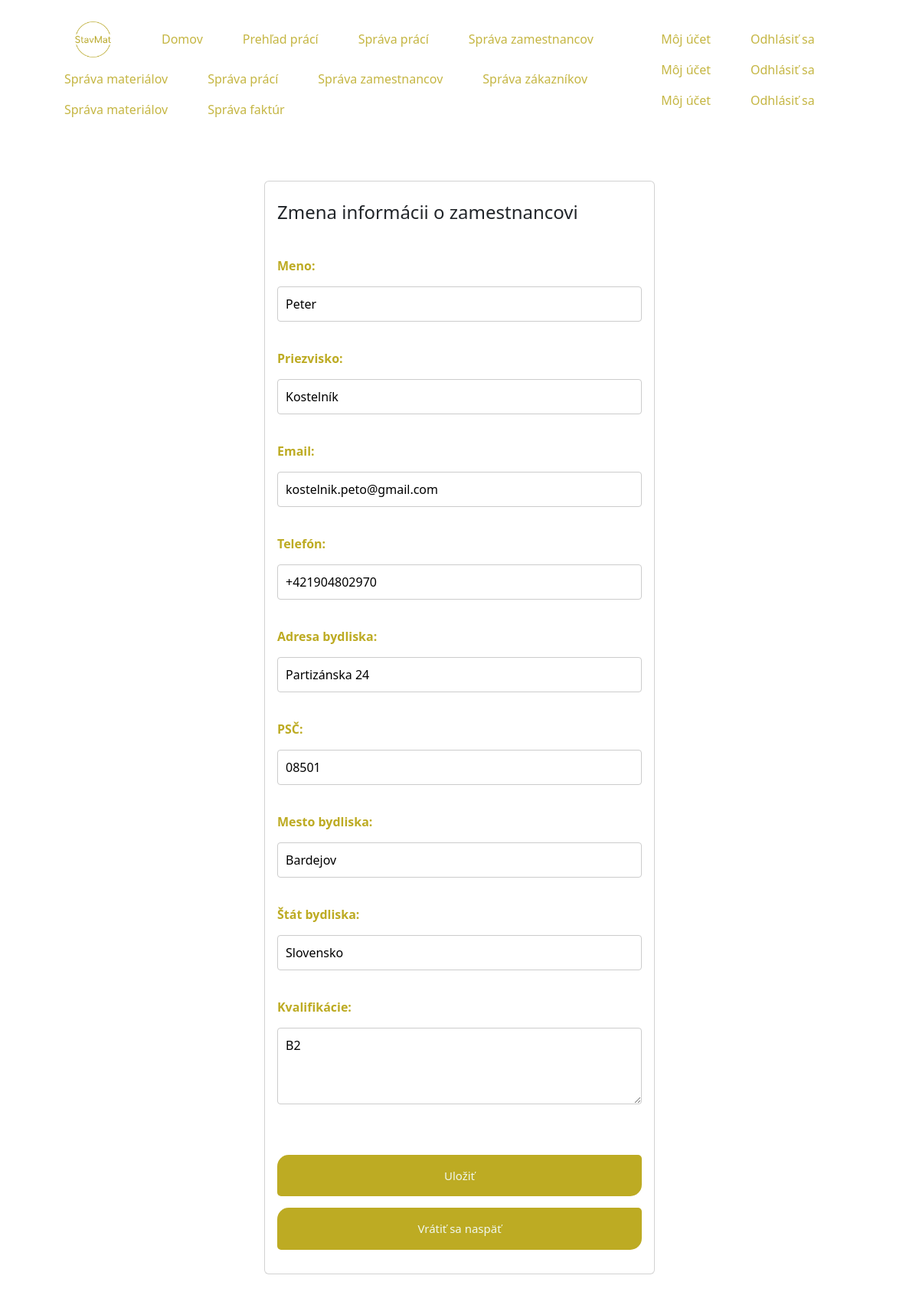
Page /employee/details/info/edit/2/ (signed in) on the committed database.
### stavMat/models.py (models this page shows, shortened)
class Zamestnanec(models.Model):
    meno = models.CharField(max_length=50)
    priezvisko = models.CharField(max_length=50)
    email = models.CharField(max_length=50)
    telefon = models.CharField(max_length=20, verbose_name='Telefón', unique=True, error_messages={'unique': 'Tento telefón už existuje.'})
    adresa_bydliska = models.CharField(max_length=30)
    psc = models.CharField(max_length=10, verbose_name='PSČ')
    mesto_bydliska = models.CharField(max_length=20)
    stat_bydliska = models.CharField(max_length=30, verbose_name='Štát bydliska')
    datum_nastupu = models.DateField(verbose_name='Dátum nástupu')
    kvalifikacie = models.TextField(null=True, blank=True, verbose_name='Kvalifikácie')
    VEDUCI = 'V'
    HLAVNY_ZAMESTNANEC = 'H'
    ZAMESTNANEC = 'Z'
    TYPY_OSOB = [
        (VEDUCI, 'Vedúci podniku'),
        (HLAVNY_ZAMESTNANEC, 'Hlavný zamestnanec'),
        (ZAMESTNANEC, 'Zamestnanec'),
    ]
    role = models.CharField(max_length=1, choices=TYPY_OSOB)
    prihlasovacie_meno = models.CharField(max_length=50)
    prihlasovacie_heslo = models.CharField(max_length=16)

### stavMat/views.py (the view)
# urls.py: path('employee/details/info/edit/<int:zamestnanec_id>/', views.employee_edit, name='employee_edit'),
@login_required
def employee_edit(request, zamestnanec_id):
    zamestnanec = Zamestnanec.objects.get(pk=zamestnanec_id)
    if request.method == 'POST':
        zamestnanec_form = ZamestnanecForm(request.POST, instance=zamestnanec)
        if zamestnanec_form.is_valid():
            zamestnanec_form.save()
            messages.success(request, 'Zamestnanec bol úspešne upravený.')
            return redirect('employee_details')
        else:
            messages.error(request, 'Zamestnanec nebol upravený.')
    else:
        zamestnanec_form = ZamestnanecForm(instance=zamestnanec)
    return render(request, 'stavMat/login_employee_details_info_change.html',
                  {'zamestnanec': zamestnanec, 'zamestnanec_form': zamestnanec_form})

### stavMat/forms.py
class ZamestnanecForm(forms.ModelForm):
    class Meta:
        model = Zamestnanec
        fields = '__all__'
        exclude = ['prihlasovacie_meno', 'prihlasovacie_heslo', 'role', 'datum_nastupu']

### stavMat/templates/stavMat/login_employee_details_info_change.html
{% extends "stavMat/base_customer.html" %}
{% load static %}
{% block head %}
    <link href="{% static 'register_customer.css' %}" rel="stylesheet">
    <link href="{% static 'form_base.css' %}" rel="stylesheet">
{% endblock %}
{% block body %}
    <div class="container section">
        <div class="card">
            <div class="card-body">
                <h4 class="card-title">Zmena informácii o zamestnancovi</h4>
                <form action="{% url 'employee_edit' zamestnanec.pk%}" method="post">{% csrf_token %}
                    <div class="row mb-4">
                        {{ zamestnanec_form.as_p }}
                    </div>
                    <button class="btn" type="submit">Uložiť</button>
                </form>
                    <div class="row">
                        <div class="col">
                            <a class="btn" type="submit" href="{% url 'employee_details' %}">Vrátiť sa naspäť</a>
                        </div>
                    </div>
            </div>
        </div>
    </div>
{% endblock %}

### stavMat/templates/stavMat/base_customer.html (shortened to what this page needs)
{% load static %}
<!DOCTYPE html>
<html lang="cz">
<head>
    <link href="https://cdn.jsdelivr.net/npm/bootstrap@5.3.3/dist/css/bootstrap.min.css" rel="stylesheet"
>
    <link href="{% static 'customer_index.css' %}" rel="stylesheet">
    {% block head %}
    {% endblock %}
</head>
<body>
<div class="container-fluid px-5 pb-2 header">
    <div class="left-items">
        <ul class="nav">
            <li class="nav-item">
                <a class="nav-link" href="{% url 'index' %}">
                    <img src="{% static 'resources/Logo.png' %}" width="75" height="46.76">
                </a>
            </li>
            <li class="nav-item">
                <a class="nav-link active" href="{% url 'customer' %}">Domov</a>
            </li>
            {% if user.is_authenticated %}
                {% if user.groups.all %}
                    {% for group in user.groups.all %}
                        {% if group.name == 'Zamestnanec' %}
                            <li class="nav-item">
                                <a class="nav-link" href="{% url 'employee_work' %}">Prehľad prácí</a>
                            </li>
                        {% endif %}
                        {% if group.name == 'Hlavný zamestnanec' %}
                            <li class="nav-item">
                                <a class="nav-link" href="{% url 'employee_work' %}">Správa prácí</a>
                            </li>
                            <li class="nav-item">
                                <a class="nav-link" href="{% url 'employee_details' %}">Správa zamestnancov</a>
                            </li>
                            <li class="nav-item">
                                <a class="nav-link" href="{% url 'employee_materials' %}">Správa materiálov</a>
                            </li>
                        {% endif %}
                        {% if group.name == 'Vedúci podniku' %}
                            <li class="nav-item">
                                <a class="nav-link" href="{% url 'employee_work' %}">Správa prácí</a>
                            </li>
                            <li class="nav-item">
                                <a class="nav-link" href="{% url 'employee_details' %}">Správa zamestnancov</a>
                            </li>
                            <li class="nav-item">
                                <a class="nav-link" href="{% url 'employee_customer' %}">Správa zákazníkov</a>
                            </li>
                            <li class="nav-item">
                                <a class="nav-link" href="{% url 'employee_materials' %}">Správa materiálov</a>
                            </li>
                            <li class="nav-item">
                                <a class="nav-link" href="{% url 'employee_faktura' %}">Správa faktúr</a>
                            </li>
                        {% endif %}
                    {% endfor %}
                {% endif %}
            {% endif %}
        </ul>
    </div>
    <div class="right-items">
        <ul class="nav">
            {% if user.is_authenticated %}
                {% for group in user.groups.all %}
                    {% if group.name == 'Zákazník' %}
                        <li class="nav-item">
                            <a class="nav-link" href="{% url 'user_account' %}">Môj účet</a>
                        </li>
                        <li class="nav-item">
                            <a class="nav-link" href="{% url 'logout_customer' %}">Odhlásiť sa</a>
                        </li>
                    {% else %}
                        <li class="nav-item">
                            <a class="nav-link" href="{% url 'employee_account' %}">Môj účet</a>
                        </li>
                        <li class="nav-item">
                            <a class="nav-link" href="{% url 'logout_employee' %}">Odhlásiť sa</a>
                        </li>
                    {% endif %}
                {% endfor %}
            {% endif %}
        </ul>
    </div>
</div>
{% block body %}
{% endblock %}
</body>
</html>

### stavMat/static/customer_index.css (style rules this page uses)
.header { display: flex; justify-content: space-between; align-items: center; margin: 20px auto; }
.nav { display: flex; align-items: center; padding: 0; margin: 0; }
.nav-item { margin-left: 20px; }
a.nav-link { color: #C5B643; text-decoration: none; }

### stavMat/static/register_customer.css (style rules this page uses)
.section { display: flex; align-items: center; justify-content: center; padding: 45px; max-width: 75vh; }
.card-title { padding: 10px 0 35px 0; }

### stavMat/static/form_base.css (style rules this page uses)
.btn { margin: 0 0 15px 0; padding: 15px; background-color: #BDAB23; color: #F0F7EE; font-size: 15px; width: 100%; border-radius: 15px 5px 15px 5px; }
input[type="text"], input[type="password"], input[type="number"], input[type="date"] { width: 100%; padding: 10px; margin: 5px 0 20px 0; border: 1px solid #ccc; border-radius: 4px; box-sizing: border-box; }
label { display: block; font-weight: bold; margin-bottom: 10px; color: #BDAB23; }
textarea { width: 100%; padding: 10px; margin: 5px 0 20px 0; border: 1px solid #ccc; border-radius: 4px; box-sizing: border-box; resize: vertical; height: 100px; }

### rows in the picture
Zamestnanec: meno "Peter", priezvisko "Kostelník", email "kostelnik.peto@gmail.com", telefon "+421904802970", adresa_bydliska "Partizánska 24", psc "08501", mesto_bydliska "Bardejov", stat_bydliska "Slovensko", kvalifikacie "B2"
